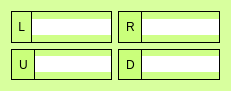
   <widget class="QFrame" name="location">
    <property name="geometry">
     <rect>
      <x>240</x>
      <y>500</y>
      <width>231</width>
      <height>91</height>
     </rect>
    </property>
    <property name="styleSheet">
     <string notr="true">QFrame {
	background-color: rgba(193, 255, 101, 100);
}</string>
    </property>
    <layout class="QGridLayout" name="gridLayout_3">
     <item row="0" column="0">
      <widget class="QFrame" name="horizontalFrame_7">
       <property name="styleSheet">
        <string notr="true">QFrame {
	border: 1px solid black;
}</string>
       </property>
       <layout class="QHBoxLayout" name="horizontalLayout_7">
        <property name="spacing">
         <number>0</number>
        </property>
        <property name="leftMargin">
         <number>0</number>
        </property>
        <property name="topMargin">
         <number>0</number>
        </property>
        <property name="rightMargin">
         <number>0</number>
        </property>
        <property name="bottomMargin">
         <number>0</number>
        </property>
        <item>
         <widget class="QLabel" name="label_left">
          <property name="minimumSize">
           <size>
            <width>0</width>
            <height>0</height>
           </size>
          </property>
          <property name="styleSheet">
           <string notr="true">QLabel {
	border: none;
	border-right: 1px solid black;
	background-color: none;
}</string>
          </property>
          <property name="text">
           <string> L </string>
          </property>
          <property name="alignment">
           <set>Qt::AlignRight|Qt::AlignTrailing|Qt::AlignVCenter</set>
          </property>
         </widget>
        </item>
        <item>
         <widget class="QLineEdit" name="input_left">
          <property name="styleSheet">
           <string notr="true">QLineEdit {
    border: none;
}
</string>
          </property>
         </widget>
        </item>
       </layout>
      </widget>
     </item>
     <item row="0" column="1">
      <widget class="QFrame" name="horizontalFrame_8">
       <property name="styleSheet">
        <string notr="true">QFrame {
	border: 1px solid black;
}</string>
       </property>
       <layout class="QHBoxLayout" name="horizontalLayout_8">
        <property name="spacing">
         <number>0</number>
        </property>
        <property name="leftMargin">
         <number>0</number>
        </property>
        <property name="topMargin">
         <number>0</number>
        </property>
        <property name="rightMargin">
         <number>0</number>
        </property>
        <property name="bottomMargin">
         <number>0</number>
        </property>
        <item>
         <widget class="QLabel" name="label_right">
          <property name="minimumSize">
           <size>
            <width>0</width>
            <height>0</height>
           </size>
          </property>
          <property name="styleSheet">
           <string notr="true">QLabel {
	border: none;
	border-right: 1px solid black;
}</string>
          </property>
          <property name="text">
           <string> R </string>
          </property>
          <property name="alignment">
           <set>Qt::AlignRight|Qt::AlignTrailing|Qt::AlignVCenter</set>
          </property>
         </widget>
        </item>
        <item>
         <widget class="QLineEdit" name="input_right">
          <property name="styleSheet">
           <string notr="true">QLineEdit {
    border: none;
}
</string>
          </property>
         </widget>
        </item>
       </layout>
      </widget>
     </item>
     <item row="2" column="0">
      <widget class="QFrame" name="horizontalFrame_4">
       <property name="styleSheet">
        <string notr="true">QFrame {
	border: 1px solid black;
}</string>
       </property>
       <layout class="QHBoxLayout" name="horizontalLayout_3">
        <property name="spacing">
         <number>0</number>
        </property>
        <property name="leftMargin">
         <number>0</number>
        </property>
        <property name="topMargin">
         <number>0</number>
        </property>
        <property name="rightMargin">
         <number>0</number>
        </property>
        <property name="bottomMargin">
         <number>0</number>
        </property>
        <item>
         <widget class="QLabel" name="label_up">
          <property name="minimumSize">
           <size>
            <width>0</width>
            <height>0</height>
           </size>
          </property>
          <property name="maximumSize">
           <size>
            <width>16777215</width>
            <height>16777215</height>
           </size>
          </property>
          <property name="styleSheet">
           <string notr="true">QLabel {
	border: none;
	border-right: 1px solid black;
}</string>
          </property>
          <property name="text">
           <string> U </string>
          </property>
          <property name="alignment">
           <set>Qt::AlignRight|Qt::AlignTrailing|Qt::AlignVCenter</set>
          </property>
         </widget>
        </item>
        <item>
         <widget class="QLineEdit" name="input_up">
          <property name="styleSheet">
           <string notr="true">QLineEdit {
    border: none;
}
</string>
          </property>
         </widget>
        </item>
       </layout>
      </widget>
     </item>
     <item row="2" column="1">
      <widget class="QFrame" name="horizontalFrame_9">
       <property name="styleSheet">
        <string notr="true">QFrame {
	border: 1px solid black;
}</string>
       </property>
       <layout class="QHBoxLayout" name="horizontalLayout_9">
        <property name="spacing">
         <number>0</number>
        </property>
        <property name="leftMargin">
         <number>0</number>
        </property>
        <property name="topMargin">
         <number>0</number>
        </property>
        <property name="rightMargin">
         <number>0</number>
        </property>
        <property name="bottomMargin">
         <number>0</number>
        </property>
        <item>
         <widget class="QLabel" name="label_down">
          <property name="minimumSize">
           <size>
            <width>0</width>
            <height>0</height>
           </size>
          </property>
          <property name="styleSheet">
           <string notr="true">QLabel {
	border: none;
	border-right: 1px solid black;
}</string>
          </property>
          <property name="text">
           <string> D </string>
          </property>
          <property name="alignment">
           <set>Qt::AlignRight|Qt::AlignTrailing|Qt::AlignVCenter</set>
          </property>
         </widget>
        </item>
        <item>
         <widget class="QLineEdit" name="input_down">
          <property name="styleSheet">
           <string notr="true">QLineEdit {
    border: none;
}
</string>
          </property>
         </widget>
        </item>
       </layout>
      </widget>
     </item>
    </layout>
   </widget>
